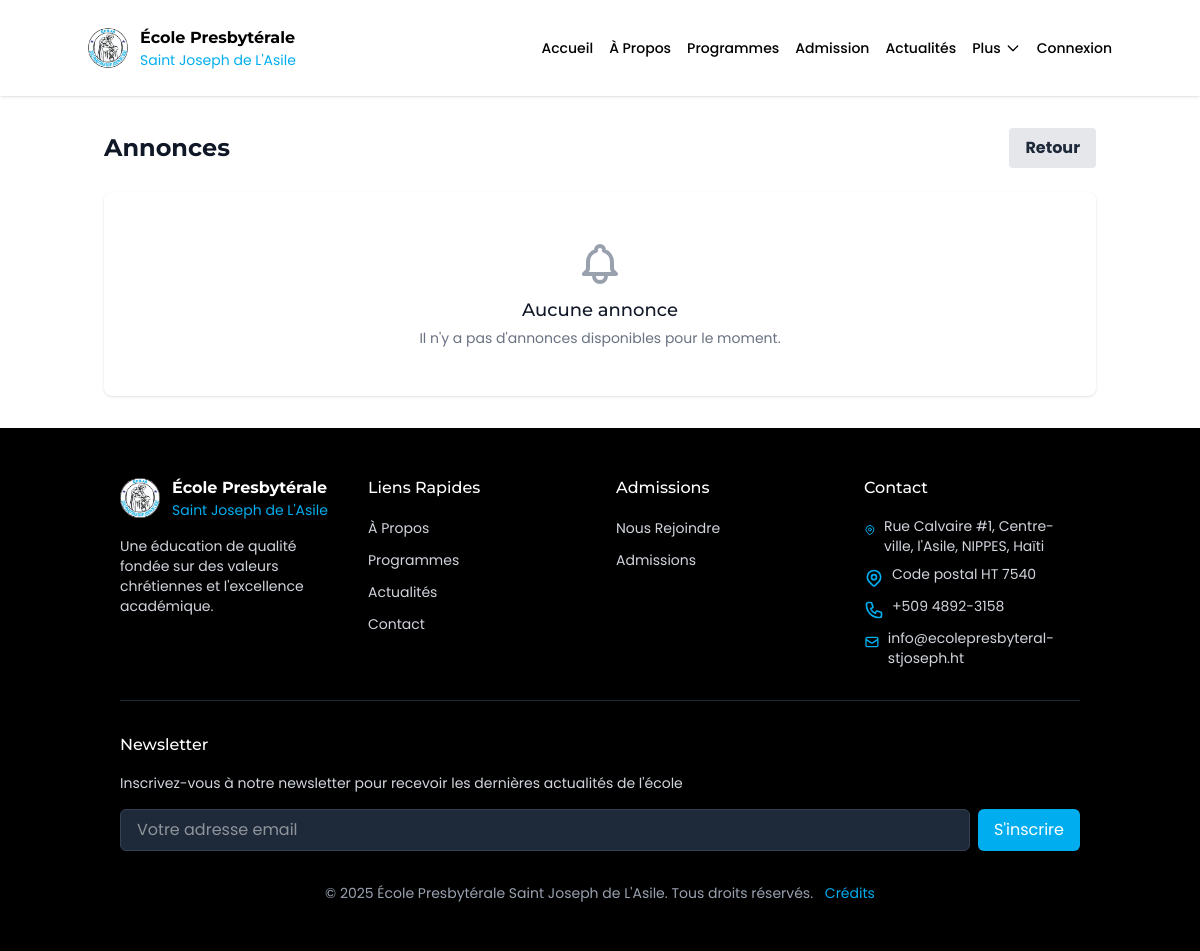
/communication/annonces, run on an earlier commit of the app's database.
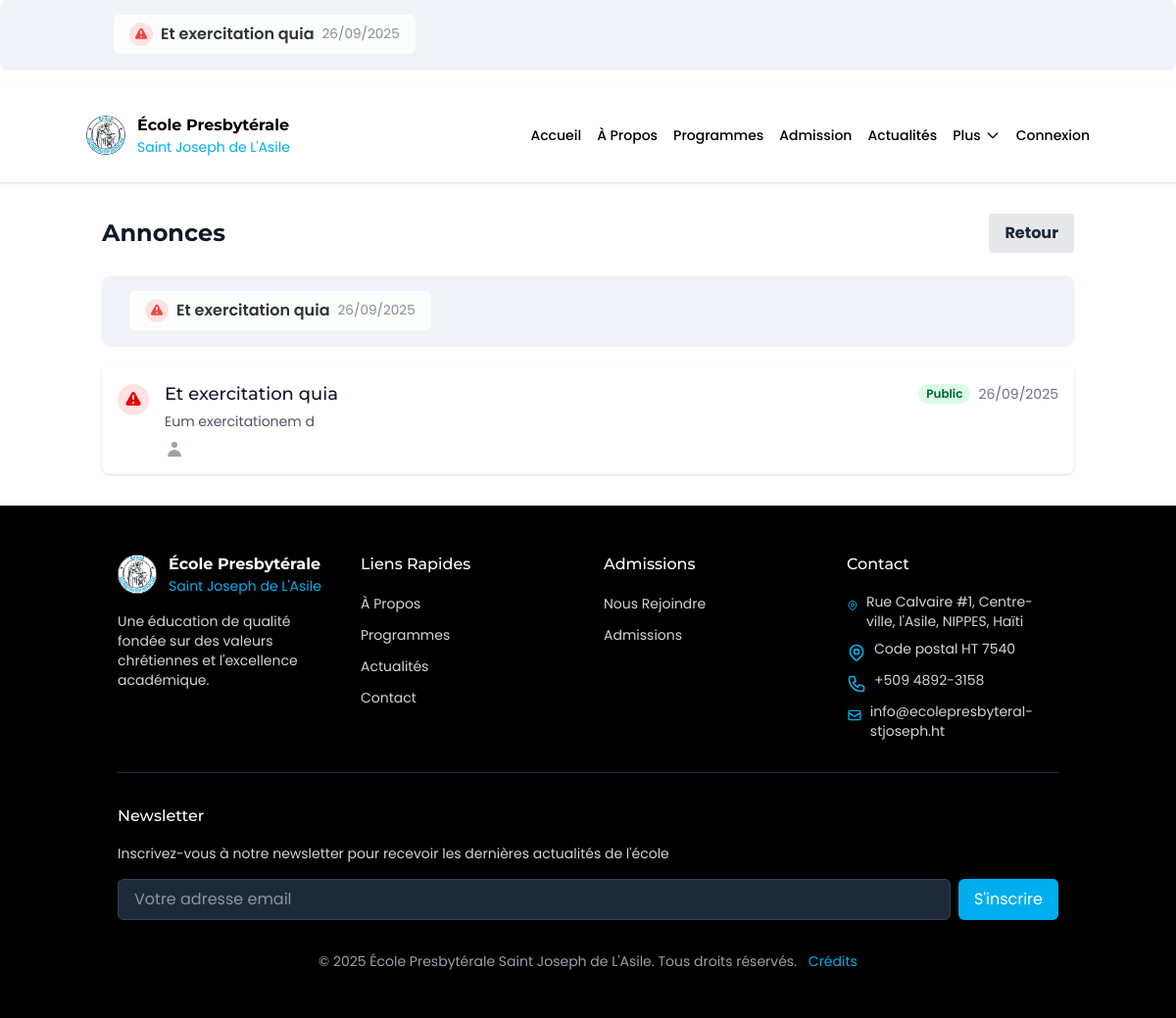
And on a later commit of the database.
### models.py (models this page shows, shortened)
class Annonce(db.Model):
    __tablename__ = 'annonces'
    id = db.Column(db.Integer, primary_key=True)
    titre = db.Column(db.String(100), nullable=False)
    contenu = db.Column(db.Text, nullable=False)
    date_creation = db.Column(db.DateTime, default=datetime.utcnow)
    date_expiration = db.Column(db.Date)
    public = db.Column(db.Boolean, default=True)
    important = db.Column(db.Boolean, default=False)

### modules/communication.py (the view)
@communication_blueprint.route('/annonces')
def annonces():
    print("DEBUG: Fetching announcements for /annonces page")
    total_annonces = Annonce.query.count()
    print(f"DEBUG: Total announcements in database: {total_annonces}")
    all_announcements = Annonce.query.all()
    print(f"DEBUG: All announcements in database:")
    for a in all_announcements:
        print(f"DEBUG: ID={a.id}, Title={a.titre}, Public={a.public} (raw: {int(a.public)}), Important={a.important if hasattr(a, 'important') else 'N/A'}, Date_Expiration={a.date_expiration}, Created={a.date_creation}")
    today = date.today()
    print(f"DEBUG: Today's date for comparison: {today}")
    try:
        annonces = Annonce.query.filter(
            Annonce.public == 1,
            (Annonce.date_expiration.is_(None)) | (Annonce.date_expiration >= date.today())
        ).order_by(Annonce.important.desc(), Annonce.date_creation.desc()).all()
        print(f"DEBUG: Found {len(annonces)} announcements for /annonces page")
        for i, a in enumerate(annonces):
            print(f"DEBUG: Announcement {i+1}: id={a.id}, title={a.titre}, public={a.public} (raw: {int(a.public)}), important={a.important} (raw: {int(a.important)}), date_expiration={a.date_expiration}")
        if len(annonces) == 0:
            simple_query = Annonce.query.filter(Annonce.public == 1).all()
            print(f"DEBUG: Simple query (just public=1) found {len(simple_query)} announcements")
            if simple_query:
                for i, a in enumerate(simple_query):
                    print(f"DEBUG: Simple query result {i+1}: id={a.id}, title={a.titre}, date_expiration={a.date_expiration}")
                print("DEBUG: If announcements appear here but not in the main query, the date_expiration filter is excluding them")
    except Exception as e:
        print(f"ERROR in annonces route: {str(e)}")
        annonces = []
    return render_template('communication/annonces.html', annonces=annonces)

### templates/communication/annonces.html (shortened to what this page needs)
{% extends 'base.html' %}
{% block content %}
<div class="container mx-auto px-4 py-8">
    <div class="flex justify-between items-center mb-6">
        <h1 class="text-2xl font-bold text-gray-900">Annonces</h1>
        <div class="flex space-x-2">
            <a href="{{ url_for('communication.index') }}" class="bg-gray-200 hover:bg-gray-300 text-gray-800 font-bold py-2 px-4 rounded">
                Retour
            </a>
        </div>
    </div>
    {% include 'communication/_announcement_ticker.html' %}
    <div class="bg-white shadow overflow-hidden sm:rounded-lg">
        {% if annonces %}
        <ul class="divide-y divide-gray-200">
            {% for annonce in annonces %}
            <li class="px-4 py-4 hover:bg-gray-50">
                <a href="{{ url_for('communication.details_annonce', annonce_id=annonce.id) }}" class="block">
                    <div class="flex items-start">
                        <div class="flex-shrink-0 mt-1">
                            {% if annonce.important %}
                            <span class="inline-flex items-center justify-center h-8 w-8 rounded-full bg-red-100">
                            </span>
                            {% endif %}
                        </div>
                        <div class="ml-4 flex-1">
                            <div class="flex items-center justify-between">
                                <h2 class="text-lg font-medium text-gray-900">{{ annonce.titre }}</h2>
                                <div class="flex items-center">
                                    {% if annonce.public %}
                                    <span class="px-2 inline-flex text-xs leading-5 font-semibold rounded-full bg-green-100 text-green-800 mr-2">
                                        Public
                                    </span>
                                    {% else %}
                                    <span class="px-2 inline-flex text-xs leading-5 font-semibold rounded-full bg-yellow-100 text-yellow-800">
                                        Interne
                                    </span>
                                    {% endif %}
                                    <span class="text-sm text-gray-500">
                                        {{ annonce.date_creation.strftime('%d/%m/%Y') }}
                                    </span>
                                </div>
                            </div>
                            <p class="mt-1 text-sm text-gray-600 line-clamp-2">
                                {{ annonce.contenu|striptags|truncate(200) }}
                            </p>
                            <div class="mt-2 flex items-center text-sm text-gray-500">
                                <svg class="flex-shrink-0 mr-1.5 h-5 w-5 text-gray-400" xmlns="http://www.w3.org/2000/svg" viewBox="0 0 20 20" fill="currentColor">
                                    <path fill-rule="evenodd" d="M10 9a3 3 0 100-6 3 3 0 000 6zm-7 9a7 7 0 1114 0H3z" clip-rule="evenodd" />
                                </svg>
                            </div>
                        </div>
                    </div>
                </a>
            </li>
            {% endfor %}
        </ul>
        {% else %}
        <div class="text-center py-12">
            <h3 class="mt-2 text-lg font-medium text-gray-900">Aucune annonce</h3>
            <p class="mt-1 text-sm text-gray-500">Il n'y a pas d'annonces disponibles pour le moment.</p>
        </div>
        {% endif %}
    </div>
</div>
{% endblock %}

### templates/base.html (shortened to what the changed rows need)
<html lang="en">
   <head>
      <script src="https://cdn.jsdelivr.net/npm/@tailwindcss/browser@4"></script>
      <link href="https://unpkg.com/aos@2.3.1/dist/aos.css" rel="stylesheet">
   </head>
   <body>
      <div id="root">
         {% if annonces and annonces|length > 0 %}
         <div class="ticker-wrap w-full">
            <div class="ticker container mx-auto">
               <div class="ticker-track" id="ticker-track">
                  {% for annonce in annonces %}
                  <div class="ticker-item">
                     <a href="{{ url_for('communication.details_annonce', annonce_id=annonce.id) }}" class="ticker-link">
                        {% if annonce.important is defined and annonce.important %}
                        <span class="ticker-icon important">
                        </span>
                        {% else %}
                        <span class="ticker-icon">
                           <svg xmlns="http://www.w3.org/2000/svg" viewBox="0 0 20 20" fill="currentColor">
                              <path fill-rule="evenodd" d="M18 3a1 1 0 00-1.447-.894L8.763 6H5a3 3 0 000 6h.28l1.771 5.316A1 1 0 008 18h1a1 1 0 001-1v-4.382l6.553 3.276A1 1 0 0018 15V3z" clip-rule="evenodd" />
                           </svg>
                        </span>
                        {% endif %}
                        <span class="ticker-title">{{ annonce.titre }}</span>
                        <span class="ticker-date">{{ annonce.date_creation.strftime('%d/%m/%Y') }}</span>
                     </a>
                  </div>
                  {% endfor %}
               </div>
            </div>
         </div>
         {% endif %}
         <header class="sticky top-0 z-50 w-full bg-white/90 backdrop-blur-md shadow-sm">
            <div class="container mx-auto">
               <div class="flex h-24 items-center justify-between">
                     <div class="flex items-center">
                        <a href="#" class="flex items-center">
                           <div class="ml-3">
                              <h1 class="text-sm font-bold text-black md:text-base">École Presbytérale</h1>
                           </div>
                        </a>
                     </div>
                  </div>
               </div>
            </header>
            {% block content %}
            {% endblock %}
            <footer class="bg-black text-white">
               <div class="container mx-auto px-4 py-12 sm:px-6 lg:px-8">
                  <div class="grid grid-cols-1 gap-8 md:grid-cols-4">
                     <div class="md:col-span-1">
                        <div class="flex items-center">
                           <a href="#" class="flex items-center">
                              <div class="ml-3">
                                 <h2 class="text-sm font-bold text-white md:text-base">École Presbytérale</h2>
                              </div>
                           </a>
                        </div>
                     </div>
                  </div>
               </div>
            </footer>
      </div>
   </body>
</html>

### templates/communication/_announcement_ticker.html (shortened to what this page needs)
{% if annonces %}
<div class="ticker-wrap">
    <div class="ticker">
        <div class="ticker-track" id="ticker-track">
            {% for annonce in annonces %}
            <div class="ticker-item">
                <a href="{{ url_for('communication.details_annonce', annonce_id=annonce.id) }}" class="ticker-link">
                    {% if annonce.important %}
                    <span class="ticker-icon important">
                    </span>
                    {% else %}
                    <span class="ticker-icon">
                        <svg xmlns="http://www.w3.org/2000/svg" viewBox="0 0 20 20" fill="currentColor">
                            <path fill-rule="evenodd" d="M18 3a1 1 0 00-1.447-.894L8.763 6H5a3 3 0 000 6h.28l1.771 5.316A1 1 0 008 18h1a1 1 0 001-1v-4.382l6.553 3.276A1 1 0 0018 15V3z" clip-rule="evenodd" />
                        </svg>
                    </span>
                    {% endif %}
                    <span class="ticker-title">{{ annonce.titre }}</span>
                    <span class="ticker-date">{{ annonce.date_creation.strftime('%d/%m/%Y') }}</span>
                </a>
            </div>
            {% endfor %}
        </div>
    </div>
</div>
{% endif %}

What changed in the data, as far as the page shows it:
added Annonce: important True (drawn), titre "Et exercitation quia", date_creation "26/09/2025", public "Public", contenu "Eum exercitationem d"
Also different on the page:
text no longer shown: "Aucune annonce Il n'y a pas d'annonces disponibles pour le moment."
